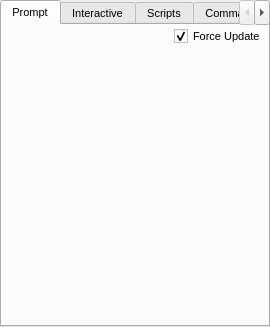
<ui version="4.0">
 <class>CommandWidget</class>
 <widget class="QDockWidget" name="CommandWidget">
  <property name="geometry">
   <rect>
    <x>0</x>
    <y>0</y>
    <width>270</width>
    <height>327</height>
   </rect>
  </property>
  <property name="minimumSize">
   <size>
    <width>270</width>
    <height>327</height>
   </size>
  </property>
  <property name="font">
   <font>
    <pointsize>8</pointsize>
   </font>
  </property>
  <property name="floating">
   <bool>true</bool>
  </property>
  <property name="allowedAreas">
   <set>Qt::LeftDockWidgetArea|Qt::RightDockWidgetArea</set>
  </property>
  <property name="windowTitle">
   <string>Command Console</string>
  </property>
  <widget class="QWidget" name="dockWidgetContents">
   <layout class="QVBoxLayout" name="verticalLayout_8">
    <property name="spacing">
     <number>0</number>
    </property>
    <property name="margin">
     <number>0</number>
    </property>
    <item>
     <widget class="QTabWidget" name="Prompt">
      <property name="currentIndex">
       <number>0</number>
      </property>
      <widget class="QWidget" name="PrompTab">
       <attribute name="title">
        <string>Prompt</string>
       </attribute>
       <layout class="QVBoxLayout" name="verticalLayout_2">
        <property name="spacing">
         <number>4</number>
        </property>
        <property name="margin">
         <number>2</number>
        </property>
        <item>
         <layout class="QVBoxLayout" name="verticalLayout">
          <property name="spacing">
           <number>4</number>
          </property>
          <item>
           <layout class="QHBoxLayout" name="horizontalLayout">
            <property name="spacing">
             <number>4</number>
            </property>
            <item>
             <spacer>
              <property name="orientation">
               <enum>Qt::Horizontal</enum>
              </property>
              <property name="sizeHint" stdset="0">
               <size>
                <width>238</width>
                <height>17</height>
               </size>
              </property>
             </spacer>
            </item>
            <item>
             <widget class="QCheckBox" name="PromptForceUpdateCheck">
              <property name="toolTip">
               <string>Force update of the GUI after every executed command</string>
              </property>
              <property name="text">
               <string>Force Update</string>
              </property>
              <property name="checked">
               <bool>true</bool>
              </property>
             </widget>
            </item>
           </layout>
          </item>
          <item>
           <widget class="TPrompt" name="CommandPrompt" native="true"/>
          </item>
         </layout>
        </item>
       </layout>
      </widget>
      <widget class="QWidget" name="InteractiveTab">
       <attribute name="title">
        <string>Interactive</string>
       </attribute>
       <layout class="QVBoxLayout" name="verticalLayout_6">
        <property name="spacing">
         <number>4</number>
        </property>
        <property name="margin">
         <number>2</number>
        </property>
        <item>
         <widget class="QGroupBox" name="VariablesGroup">
          <property name="sizePolicy">
           <sizepolicy hsizetype="Expanding" vsizetype="MinimumExpanding">
            <horstretch>0</horstretch>
            <verstretch>0</verstretch>
           </sizepolicy>
          </property>
          <property name="title">
           <string>Variables</string>
          </property>
          <layout class="QVBoxLayout" name="verticalLayout_7">
           <property name="spacing">
            <number>4</number>
           </property>
           <property name="margin">
            <number>2</number>
           </property>
           <item>
            <widget class="QTableWidget" name="VariableTable">
             <property name="sizePolicy">
              <sizepolicy hsizetype="Expanding" vsizetype="MinimumExpanding">
               <horstretch>0</horstretch>
               <verstretch>0</verstretch>
              </sizepolicy>
             </property>
             <column>
              <property name="text">
               <string>Var</string>
              </property>
             </column>
             <column>
              <property name="text">
               <string>Type</string>
              </property>
             </column>
             <column>
              <property name="text">
               <string>Value</string>
              </property>
             </column>
            </widget>
           </item>
           <item>
            <layout class="QHBoxLayout" name="horizontalLayout_5">
             <property name="spacing">
              <number>4</number>
             </property>
            </layout>
           </item>
          </layout>
         </widget>
        </item>
        <item>
         <layout class="QVBoxLayout" name="verticalLayout_5">
          <property name="spacing">
           <number>4</number>
          </property>
          <item>
           <layout class="QHBoxLayout" name="horizontalLayout_4">
            <property name="spacing">
             <number>4</number>
            </property>
            <item>
             <spacer>
              <property name="orientation">
               <enum>Qt::Horizontal</enum>
              </property>
              <property name="sizeHint" stdset="0">
               <size>
                <width>238</width>
                <height>17</height>
               </size>
              </property>
             </spacer>
            </item>
            <item>
             <widget class="QCheckBox" name="InteractiveForceUpdateCheck">
              <property name="toolTip">
               <string>Force update of the GUI after every executed command</string>
              </property>
              <property name="text">
               <string>Force Update</string>
              </property>
              <property name="checked">
               <bool>true</bool>
              </property>
             </widget>
            </item>
           </layout>
          </item>
          <item>
           <widget class="TPrompt" name="InteractivePrompt" native="true">
            <property name="sizePolicy">
             <sizepolicy hsizetype="Preferred" vsizetype="Expanding">
              <horstretch>0</horstretch>
              <verstretch>3</verstretch>
             </sizepolicy>
            </property>
            <property name="sizeIncrement">
             <size>
              <width>0</width>
              <height>0</height>
             </size>
            </property>
           </widget>
          </item>
         </layout>
        </item>
       </layout>
      </widget>
      <widget class="QWidget" name="ScriptTab">
       <attribute name="title">
        <string>Scripts</string>
       </attribute>
       <layout class="QVBoxLayout" name="verticalLayout_3">
        <property name="spacing">
         <number>4</number>
        </property>
        <property name="margin">
         <number>2</number>
        </property>
        <item>
         <layout class="QHBoxLayout" name="horizontalLayout_3">
          <property name="spacing">
           <number>4</number>
          </property>
          <item>
           <widget class="QToolButton" name="OpenScriptButton">
            <property name="sizePolicy">
             <sizepolicy hsizetype="Fixed" vsizetype="Fixed">
              <horstretch>0</horstretch>
              <verstretch>0</verstretch>
             </sizepolicy>
            </property>
            <property name="minimumSize">
             <size>
              <width>0</width>
              <height>25</height>
             </size>
            </property>
            <property name="text">
             <string>Load</string>
            </property>
            <property name="icon">
             <iconset resource="icons.qrc">
              <normaloff>:/file/icons/file_open.svg</normaloff>:/file/icons/file_open.svg</iconset>
            </property>
            <property name="iconSize">
             <size>
              <width>16</width>
              <height>16</height>
             </size>
            </property>
            <property name="toolButtonStyle">
             <enum>Qt::ToolButtonTextBesideIcon</enum>
            </property>
           </widget>
          </item>
          <item>
           <widget class="QPushButton" name="ReloadAllScriptsButton">
            <property name="sizePolicy">
             <sizepolicy hsizetype="Minimum" vsizetype="Fixed">
              <horstretch>0</horstretch>
              <verstretch>0</verstretch>
             </sizepolicy>
            </property>
            <property name="minimumSize">
             <size>
              <width>0</width>
              <height>25</height>
             </size>
            </property>
            <property name="text">
             <string>Reload All</string>
            </property>
           </widget>
          </item>
          <item>
           <spacer name="horizontalSpacer">
            <property name="orientation">
             <enum>Qt::Horizontal</enum>
            </property>
            <property name="sizeHint" stdset="0">
             <size>
              <width>40</width>
              <height>20</height>
             </size>
            </property>
           </spacer>
          </item>
         </layout>
        </item>
        <item>
         <widget class="QListWidget" name="ScriptsList"/>
        </item>
        <item>
         <layout class="QHBoxLayout" name="horizontalLayout_6">
          <property name="spacing">
           <number>4</number>
          </property>
          <item>
           <widget class="QPushButton" name="RemoveSelectedScriptButton">
            <property name="enabled">
             <bool>false</bool>
            </property>
            <property name="minimumSize">
             <size>
              <width>0</width>
              <height>25</height>
             </size>
            </property>
            <property name="text">
             <string>Remove Selected</string>
            </property>
           </widget>
          </item>
          <item>
           <spacer name="horizontalSpacer_2">
            <property name="orientation">
             <enum>Qt::Horizontal</enum>
            </property>
            <property name="sizeHint" stdset="0">
             <size>
              <width>40</width>
              <height>20</height>
             </size>
            </property>
           </spacer>
          </item>
          <item>
           <widget class="QPushButton" name="RunSelectedScriptButton">
            <property name="enabled">
             <bool>false</bool>
            </property>
            <property name="minimumSize">
             <size>
              <width>0</width>
              <height>25</height>
             </size>
            </property>
            <property name="text">
             <string>Run Selected</string>
            </property>
           </widget>
          </item>
         </layout>
        </item>
       </layout>
      </widget>
      <widget class="QWidget" name="tab">
       <attribute name="title">
        <string>Command Help</string>
       </attribute>
       <layout class="QVBoxLayout" name="verticalLayout_4">
        <property name="spacing">
         <number>4</number>
        </property>
        <property name="margin">
         <number>2</number>
        </property>
        <item>
         <layout class="QHBoxLayout" name="_2">
          <property name="spacing">
           <number>4</number>
          </property>
          <property name="margin">
           <number>0</number>
          </property>
          <item>
           <widget class="QLabel" name="label">
            <property name="sizePolicy">
             <sizepolicy hsizetype="Minimum" vsizetype="Preferred">
              <horstretch>0</horstretch>
              <verstretch>0</verstretch>
             </sizepolicy>
            </property>
            <property name="text">
             <string>Search</string>
            </property>
           </widget>
          </item>
          <item>
           <widget class="QLineEdit" name="CommandSearchEdit"/>
          </item>
          <item>
           <widget class="QToolButton" name="ClearSearchButton">
            <property name="minimumSize">
             <size>
              <width>0</width>
              <height>24</height>
             </size>
            </property>
            <property name="maximumSize">
             <size>
              <width>16777215</width>
              <height>24</height>
             </size>
            </property>
            <property name="text">
             <string>...</string>
            </property>
            <property name="icon">
             <iconset resource="icons.qrc">
              <normaloff>:/basic/icons/basic_cross.svg</normaloff>:/basic/icons/basic_cross.svg</iconset>
            </property>
            <property name="iconSize">
             <size>
              <width>16</width>
              <height>16</height>
             </size>
            </property>
           </widget>
          </item>
         </layout>
        </item>
        <item>
         <widget class="QListWidget" name="CommandList"/>
        </item>
        <item>
         <widget class="QTextEdit" name="CommandEdit">
          <property name="readOnly">
           <bool>true</bool>
          </property>
         </widget>
        </item>
       </layout>
      </widget>
     </widget>
    </item>
   </layout>
  </widget>
 </widget>
 <customwidgets>
  <customwidget>
   <class>TPrompt</class>
   <extends>QWidget</extends>
   <header>gui/tprompt.hui</header>
   <container>1</container>
  </customwidget>
 </customwidgets>
 <resources>
  <include location="icons.qrc"/>
 </resources>
 <connections/>
</ui>
